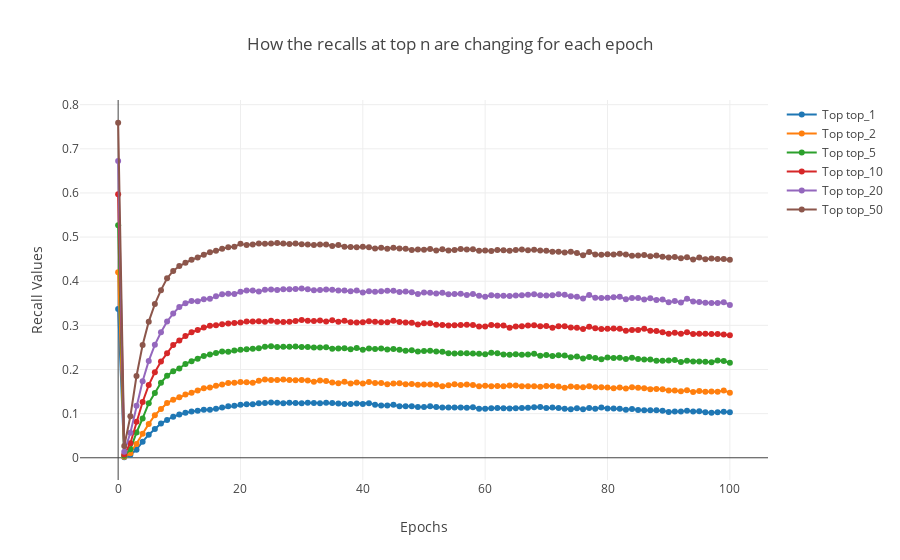

The notebook cell this image was saved under:
### Code cell
"""
How the recalls at top n are changing for each epoch 
"""

data_recalls = []
sub_list = []
sub_list.append(0)
sub_list.extend([x for x in my_dict['normalized_recalls_before_model']])
data_recalls.append(sub_list)
for i in range(1,num_of_epochs+1):
    sub_list = []
    sub_list.append(i)
    sub_list.extend([x for x in my_dict[str(i)]['normalized_recalls_after_model']])
    data_recalls.append(sub_list)
df_data_recalls = pd.DataFrame(data_recalls, columns=['epoch', 'top_1', 'top_2', 'top_5'
                                                   ,'top_10', 'top_20', 'top_50'])
traces = []
for c in df_data_recalls.columns[1:]:
    trace = go.Scatter(
    x = df_data_recalls.index,
    y = df_data_recalls[c],
    mode = 'lines+markers',
    name = 'Top {}'.format(c))
    traces.append(trace)

layout = go.Layout(
    title='How the recalls at top n are changing for each epoch',
    xaxis=dict(
        title='Epochs'
    ),
    yaxis=dict(
        title='Recall Values'
    )
)
fig =  go.Figure(data=traces, layout=layout)
py.offline.iplot(fig)
